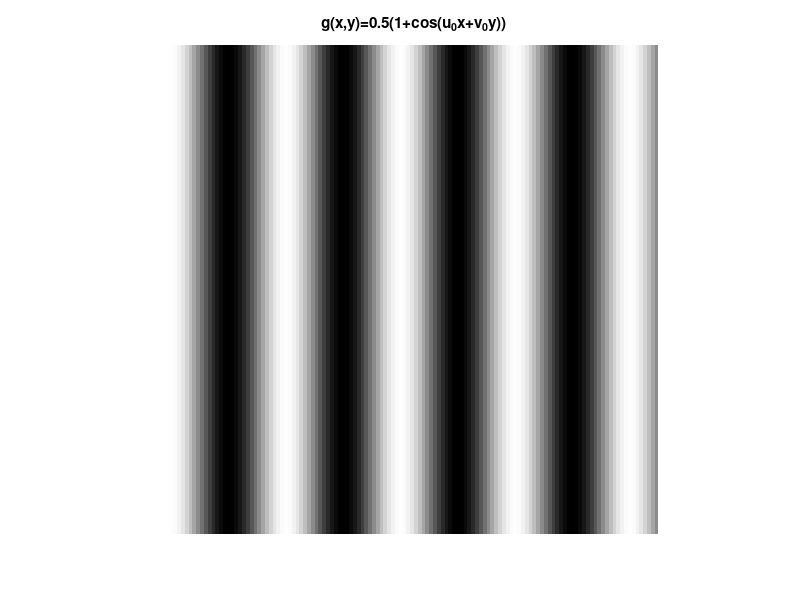
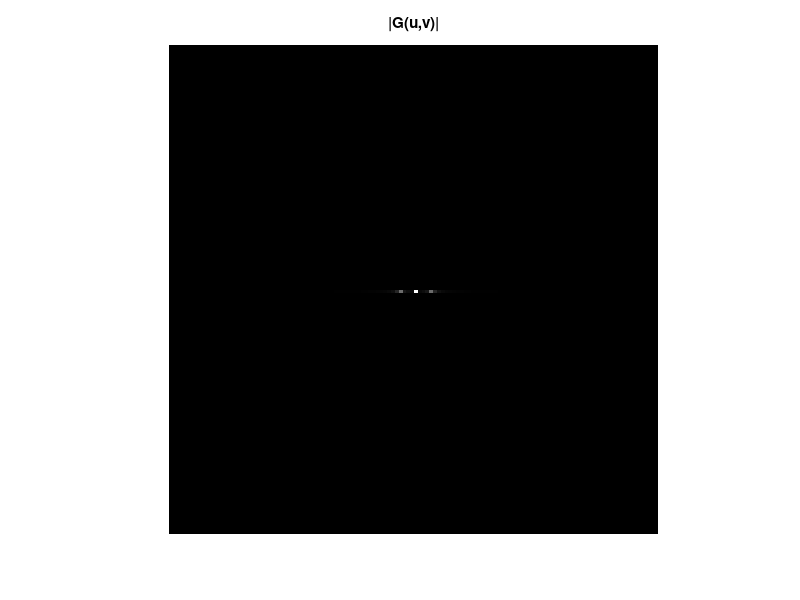

Write MATLAB code to recreate these figures, in order.
degrees = 0; % "direction" of cosine
P = 30; % period of cosine
M = 128; % dimensions of image (MxM)
%Initialize colormap
mcomp = 0 : 1.0 ./ 255 : 1.0; % output colors lie in [0,1]
map = [mcomp' mcomp' mcomp'];
index = (0:1:M-1); x = ones(M,1)*index;
y = x(:,end:-1:1)'; theta = pi*degrees/180;
rho = 1/P; u_0 = rho*cos(theta); v_0 = rho*sin(theta);
g = 0.5 + 0.5*cos(2*pi*(u_0*x + v_0*y));
figure(1); image(g*255); colormap(map);
axis('off');axis('image');
title('g(x,y)=0.5(1+cos(u_0x+v_0y))');
g = fftshift(g);
G = fft2(g);
G = fftshift(G);
Gmag = abs(G);
Gmax = max(max(Gmag));
figure(2);
image(Gmag*255/Gmax);
colormap(map);
axis('off');
axis('image');
title('|G(u,v)|');
